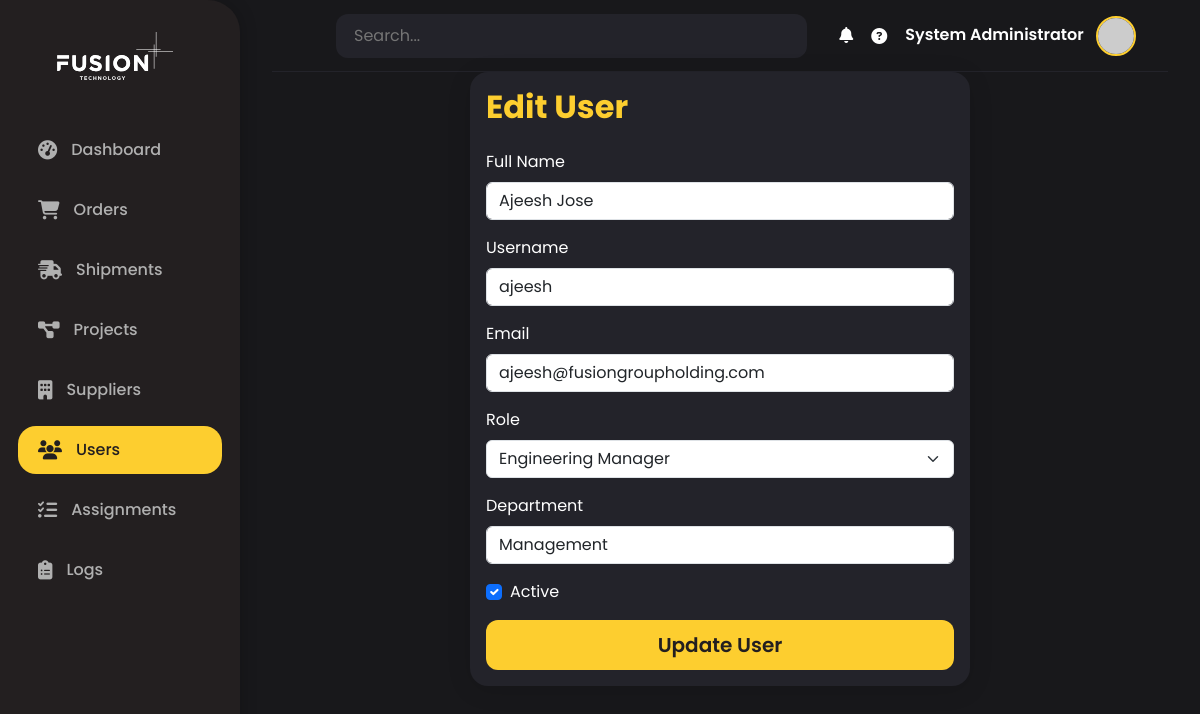
The page /users/3/edit (signed in) on the database its author committed.
### backend/models/users.py (models this page shows)
class User(Base):
    __tablename__ = "users"
    id = Column(Integer, primary_key=True, index=True)
    email = Column(String(255), unique=True, index=True, nullable=False)
    username = Column(String(50), unique=True, index=True, nullable=False)
    full_name = Column(String(100), nullable=False)
    hashed_password = Column(String(100), nullable=False)
    role = Column(String(50), default="user")  # admin, manager, procurement, field, qa, finance
    department = Column(String(50))  # Management, Procurement, Field Operations, QA, Finance
    timezone = Column(String(50), default="Asia/Doha")
    language = Column(String(5), default="en")  # en, ar
    notification_preferences = Column(Text)  # JSON string
    is_active = Column(Boolean, default=True)
    last_login = Column(DateTime)
    created_at = Column(DateTime, default=datetime.utcnow)
    created_by = Column(String(50))
    created_projects = relationship("Project", foreign_keys="Project.created_by_id", back_populates="created_by_user")
    managed_projects = relationship("Project", foreign_keys="Project.project_manager_id", back_populates="project_manager_user")
    created_orders = relationship("Order", foreign_keys="Order.created_by_id", back_populates="created_by_user")
    notifications = relationship(
        "Notification",
        back_populates="user",
        foreign_keys="[Notification.user_id]"
    )
    escalated_notifications = relationship(
        "Notification",
        foreign_keys="[Notification.escalated_to_user_id]"
    )

### fusionflow_app/routes/users.py (the view, shortened to what this page needs)
@users_bp.route('/<int:user_id>/edit', methods=['GET', 'POST'])
@login_required
@admin_required
def edit_user(user_id):
    db = get_db()
    try:
        user = db.query(User).filter(User.id == user_id).first()
        if not user:
            flash('User not found.', 'danger')
            return redirect(url_for('users.list_users'))
        return render_template('users/edit.html', user=user)
    finally:
        db.close()

### fusionflow_app/routes/users.py (called while the page is built)
def get_db():
    return SessionLocal()

def admin_required(f):
    from functools import wraps
    @wraps(f)
    def decorated_function(*args, **kwargs):
        if not current_user.is_authenticated or current_user.role != 'admin':
            flash('Admin access required.', 'danger')
            return redirect(url_for('users.list_users'))
        return f(*args, **kwargs)
    return decorated_function

### fusionflow_app/templates/users/edit.html (shortened to what this page needs)
{% extends 'base.html' %}
{% block content %}
<div class="card mx-auto" style="max-width: 500px;">
    <div class="card-body">
        <h2 class="mb-4" style="color: var(--primary-color); font-weight: 700;">Edit User</h2>
        <form method="POST">
            <div class="mb-3">
                <label for="full_name" class="form-label">Full Name</label>
                <input type="text" class="form-control" id="full_name" name="full_name" value="{{ user.full_name }}" required>
            </div>
            <div class="mb-3">
                <label for="username" class="form-label">Username</label>
                <input type="text" class="form-control" id="username" name="username" value="{{ user.username }}" required>
            </div>
            <div class="mb-3">
                <label for="email" class="form-label">Email</label>
                <input type="email" class="form-control" id="email" name="email" value="{{ user.email }}" required>
            </div>
            <div class="mb-3">
                <label for="role" class="form-label">Role</label>
                <select class="form-select" id="role" name="role" required>
                    <option value="engineering_manager" {% if user.role == 'engineering_manager' %}selected{% endif %}>Engineering Manager</option>
                </select>
            </div>
            <div class="mb-3">
                <label for="department" class="form-label">Department</label>
                <input type="text" class="form-control" id="department" name="department" value="{{ user.department }}">
            </div>
            <div class="mb-3 form-check">
                <input type="checkbox" class="form-check-input" id="is_active" name="is_active" value="1" {% if user.is_active %}checked{% endif %}>
                <label class="form-check-label" for="is_active">Active</label>
            </div>
            <div class="d-grid">
                <button type="submit" class="btn btn-primary btn-lg">Update User</button>
            </div>
        </form>
    </div>
</div>
{% endblock %}

### fusionflow_app/templates/base.html (shortened to what this page needs)
<!DOCTYPE html>
<html lang="en">
<head>
    <link href="https://cdn.jsdelivr.net/npm/bootstrap@5.3.0/dist/css/bootstrap.min.css" rel="stylesheet">
    <link href="https://cdnjs.cloudflare.com/ajax/libs/font-awesome/6.4.0/css/all.min.css" rel="stylesheet">
</head>
<body>
    <div class="sidebar">
        <div class="logo">
            <img src="{{ url_for('static', filename='images/fusion_white.svg') }}" alt="FusionFlow Logo">
        </div>
        <ul class="nav flex-column nav">
            <li class="nav-item">
                <a class="nav-link {% if request.endpoint == 'dashboard.index' %}active{% endif %}" href="{{ url_for('dashboard.index') }}">
                    <i class="fas fa-tachometer-alt"></i> <span>Dashboard</span>
                </a>
            </li>
            <li class="nav-item">
                <a class="nav-link {% if request.endpoint.startswith('orders.') %}active{% endif %}" href="{{ url_for('orders.list_orders') }}">
                    <i class="fas fa-shopping-cart"></i> <span>Orders</span>
                </a>
            </li>
            <li class="nav-item">
                <a class="nav-link {% if request.endpoint.startswith('shipments.') %}active{% endif %}" href="{{ url_for('shipments.list_shipments') }}">
                    <i class="fas fa-shipping-fast"></i> <span>Shipments</span>
                </a>
            </li>
            <li class="nav-item">
                <a class="nav-link {% if request.endpoint.startswith('projects.') %}active{% endif %}" href="{{ url_for('projects.list_projects') }}">
                    <i class="fas fa-project-diagram"></i> <span>Projects</span>
                </a>
            </li>
            <li class="nav-item">
                <a class="nav-link {% if request.endpoint.startswith('suppliers.') %}active{% endif %}" href="{{ url_for('suppliers.list_suppliers') }}">
                    <i class="fas fa-building"></i> <span>Suppliers</span>
                </a>
            </li>
            {% if current_user.is_authenticated and current_user.role in ['admin', 'manager', 'associate_project_manager', 'project_manager', 'senior_project_manager', 'engineering_manager', 'design_manager'] %}
            <li class="nav-item">
                <a class="nav-link {% if request.endpoint.startswith('users.') and not request.endpoint.endswith('assignments') and not request.endpoint.endswith('logs') %}active{% endif %}" href="{{ url_for('users.list_users') }}">
                    <i class="fas fa-users"></i> <span>Users</span>
                </a>
            </li>
            {% endif %}
            {% if current_user.is_authenticated %}
            <li class="nav-item">
                <a class="nav-link {% if request.endpoint == 'users.assignments' %}active{% endif %}" href="{{ url_for('users.assignments') }}">
                    <i class="fas fa-tasks"></i> <span>Assignments</span>
                </a>
            </li>
            {% endif %}
            {% if current_user.is_authenticated and current_user.role == 'admin' %}
            <li class="nav-item">
                <a class="nav-link {% if request.endpoint == 'users.logs' %}active{% endif %}" href="{{ url_for('users.logs') }}">
                    <i class="fas fa-clipboard-list"></i> <span>Logs</span>
                </a>
            </li>
            {% endif %}
        </ul>
    </div>
    <div class="main-content">
        <nav class="navbar">
            <form class="search-bar d-none d-md-block">
                <input type="text" placeholder="Search..." aria-label="Search">
            </form>
            <div class="user-info ms-auto position-relative">
                <div class="notification-bell" id="notifBell">
                    <i class="fas fa-bell"></i>
                </div>
                <i class="fas fa-question-circle"></i>
                {% if current_user.is_authenticated %}
                    <div class="dropdown">
                        <span class="username me-2">{{ current_user.full_name }}</span>
                        <a href="#" class="d-inline-block" id="userDropdown" data-bs-toggle="dropdown" aria-expanded="false">
                            <img src="https://ui-avatars.com/api/?name={{ current_user.full_name|replace(' ', '+') }}&background=fdce2f&color=231f20&rounded=true&size=40" class="avatar" alt="User Avatar">
                        </a>
                    </div>
                {% endif %}
            </div>
        </nav>
        {% block content %}{% endblock %}
    </div>
</body>
</html>

### fusionflow_app/templates/base.html (style rules this page uses)
:root { --primary-color: #fdce2f; --secondary-color: #231f20; --background-dark: #18181b; --sidebar-bg: #231f20; --card-bg: #23232a; --text-main: #fff; --text-muted: #b0b0b0; --active-bg: #fdce2f; --active-text: #231f20; --border-radius: 18px; }
html, body { height: 100%; background: var(--background-dark); color: var(--text-main); font-family: 'Poppins', 'Segoe UI', Tahoma, Geneva, Verdana, sans-serif; }
body { min-height: 100vh; background: var(--background-dark); }
.sidebar { position: fixed; top: 0; left: 0; height: 100vh; width: 240px; background: var(--sidebar-bg); color: var(--text-main); border-radius: 0 32px 32px 0; box-shadow: 2px 0 16px rgba(0,0,0,0.18); z-index: 1001; display: flex; flex-direction: column; padding: 32px 0 0 0; }
.sidebar .logo { display: flex; align-items: center; justify-content: center; margin-bottom: 40px; }
.sidebar .logo img { height: 48px; margin-right: 10px; }
.sidebar .nav { flex: 1; }
.sidebar .nav-link { color: var(--text-muted); font-weight: 500; border-radius: var(--border-radius); margin: 6px 18px; padding: 12px 20px; display: flex; align-items: center; transition: background 0.2s, color 0.2s; }
.sidebar .nav-link.active, .sidebar .nav-link:hover { background: var(--active-bg); color: var(--active-text) !important; }
.sidebar .nav-link i { margin-right: 14px; font-size: 1.2rem; }
.main-content { margin-left: 240px; min-height: 100vh; background: var(--background-dark); padding: 0 32px 32px 32px; }
.navbar { background: var(--background-dark); border-bottom: 1px solid #23232a; min-height: 72px; display: flex; align-items: center; padding: 0 32px; }
.navbar .search-bar { flex: 1; margin: 0 32px; }
.navbar .search-bar input { background: #23232a; border: none; border-radius: 12px; color: var(--text-main); padding: 10px 18px; width: 100%; }
.navbar .user-info { display: flex; align-items: center; gap: 18px; }
.navbar .user-info .avatar { width: 40px; height: 40px; border-radius: 50%; object-fit: cover; border: 2px solid var(--primary-color); }
.navbar .user-info .username { color: var(--text-main); font-weight: 600; }
.card { background: var(--card-bg); border-radius: var(--border-radius); box-shadow: 0 4px 24px rgba(0,0,0,0.12); border: none; color: var(--text-main); }
.btn-primary { background: var(--primary-color); color: var(--secondary-color); border: none; border-radius: 12px; font-weight: 600; padding: 10px 24px; transition: background 0.2s, color 0.2s; }
.notification-bell { position: relative; cursor: pointer; }

### rows shown on the page
User: full_name "System Administrator"
User: full_name "Ajeesh Jose", username "ajeesh", email "ajeesh@fusiongroupholding.com", role "Engineering Manager", department "Management", is_active "☑"
